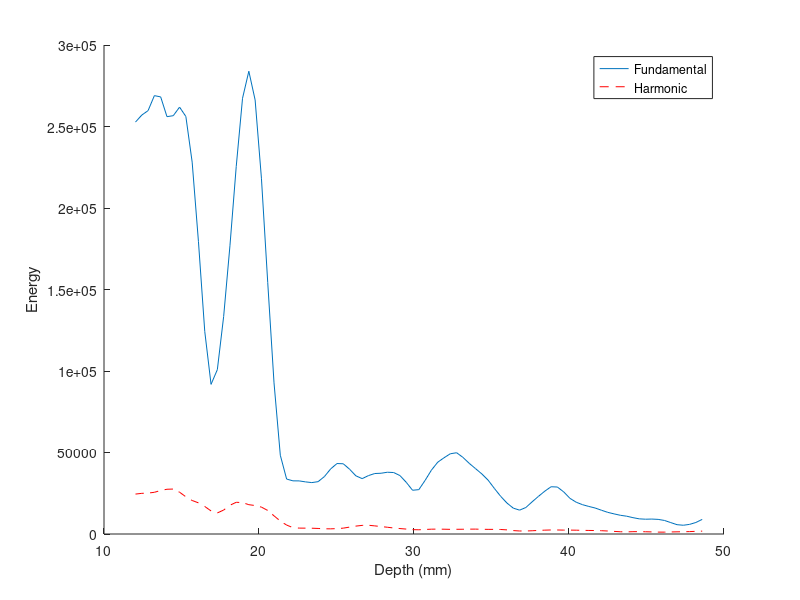
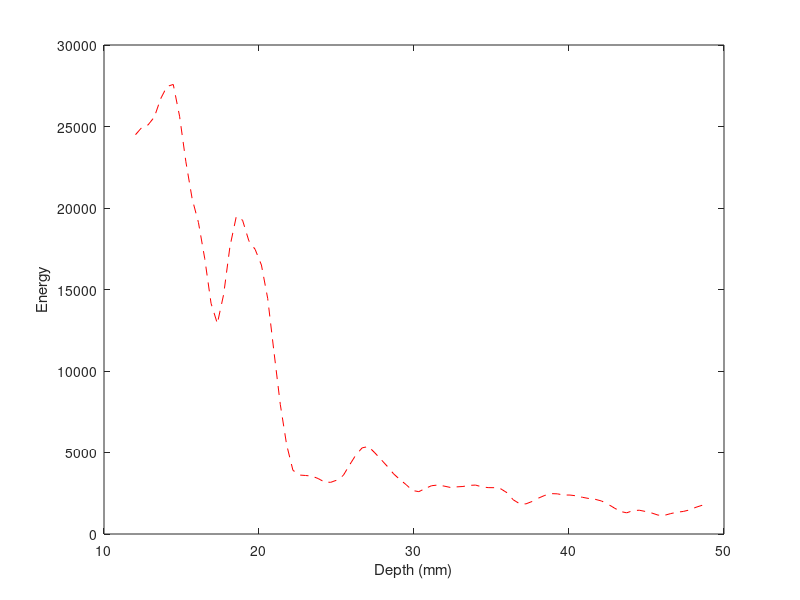
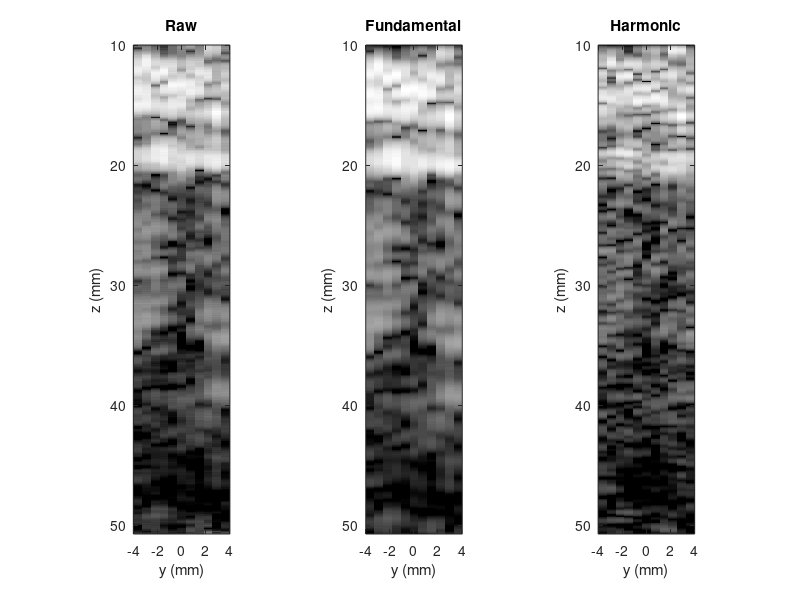
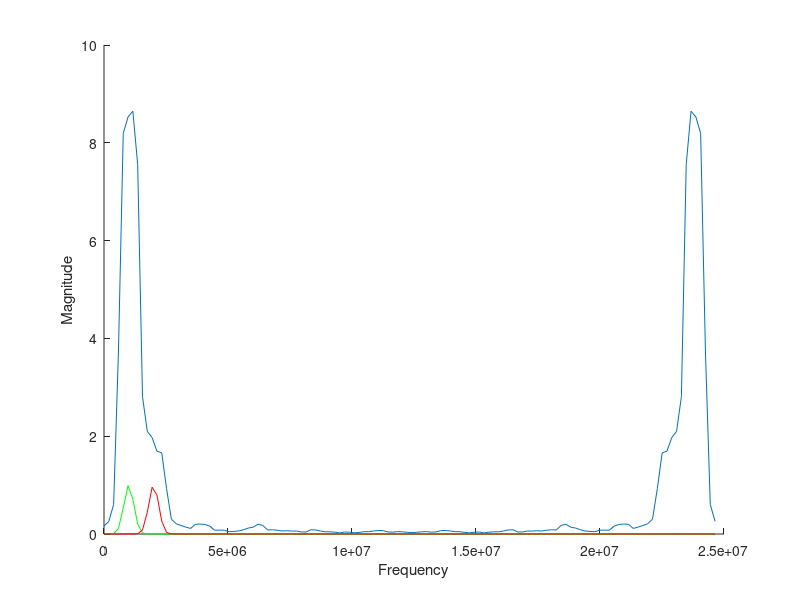

The MATLAB script that drew these images, in order:
clear all; close all; clc;

load harmonic_ppw20_ba7.mat
% load harmonicfoc_ppw17_ba8.mat
% load data_p3.mat
n = 1:size(rf,1);
N_fft = 128;

win = buffer(n,N_fft,round(9*N_fft/10));
[~, j] = find(win == 0);
j = unique(j);
win(:,j) = [];
z_i = win(round(size(win,1)/2),:);

t = 2*deps/c0;
T = unique(diff(t));
fs = 1/T(1);
% fs = 1/dT;
f = fs.*linspace(0,1,size(win,1));

fvar = 0.2e6;
filt_f0 = gaussmf(f,[fvar f0*1e6]);
filt_f1 = gaussmf(f,[fvar f0*2e6]);

figure
for i = 1:size(win,2)
    % hanning window for each frequency window
    scale_win = repmat(hann(size(win,1)),[1 size(rf,2)]);
%     scale_win = repmat(ones(size(win,1),1),[1 size(rf,2)]);
    winfft = abs(fft(scale_win.*rf(win(:,i),:),[],1)/N_fft);
    norm_winfft = zeros(size(winfft));
    for line = 1:size(winfft,2)
        tmp = winfft(:,line);
        % normalize window at each depth so that energy is not dependent on
        % attenuation of amplitude of echoes
        norm_winfft(:,line) = tmp./max(tmp(:));
        norm_winfftf0(:,line) = 2.*(filt_f0'.*tmp);
        norm_winfftf1(:,line) = 2.*(filt_f1'.*tmp);
    end
    tot_winfftf0 = sum(norm_winfftf0,2);
    tot_winfftf1 = sum(norm_winfftf1,2);
    tot_winfft = sum(norm_winfft,2);
    
%     f0_E(i) = sum(filt_f0'.*tot_winfft);
%     f1_E(i) = sum(filt_f1'.*tot_winfft);
    f0_E(i) = sum(tot_winfftf0);
    f1_E(i) = sum(tot_winfftf1);
    
    clf
    hold on
    plot(f,tot_winfft);
    plot(f,filt_f0,'g');
    plot(f,filt_f1,'r');
    hold off
    xlabel('Frequency')
    ylabel('Magnitude')
    drawnow; 
%     pause(0.5)
end

figure
hold on
plot(1000.*deps(z_i),f0_E, '-');
plot(1000.*deps(z_i),f1_E,'r--');
hold off
xlabel('Depth (mm)')
ylabel('Energy')
legend('Fundamental','Harmonic')
print -djpeg ./fig3a_WillieLong.jpg

figure
plot(1000.*deps(z_i),f1_E,'r--');
xlabel('Depth (mm)')
ylabel('Energy')
print -djpeg ./fig3a_harmonic_WillieLong.jpg

foc=round(nZ/1.3)*dZ

BW = 1;
order = 2;
[f0b f0a] = butter(order,[f0-BW/2 f0+BW/2]/(fs/2e6),'bandpass');
[f1b f1a] = butter(order,[2*f0-BW/2 2*f0+BW/2]/(fs/2e6),'bandpass');
f = fs.*linspace(0,1,size(rf,1));
for j = 1:size(rf,2)
    f0_rf(:,j) = filter(f0b,f0a,rf(:,j));
    f1_rf(:,j) = filter(f1b,f1a,rf(:,j));
end

f0_env = abs(hilbert(f0_rf));
f1_env = abs(hilbert(f1_rf));
env = abs(hilbert(rf));

figure
subplot(131)
imagesc(1e3*bws,1e3*deps,20*log10(env/max(env(:))),[-40 0]); 
colormap gray; axis image
xlabel('y (mm)'), ylabel('z (mm)'); title('Raw')
subplot(132)
imagesc(1e3*bws,1e3*deps,20*log10(f0_env/max(f0_env(:))),[-40 0]); 
colormap gray; axis image
xlabel('y (mm)'), ylabel('z (mm)'); title('Fundamental')
subplot(133)
imagesc(1e3*bws,1e3*deps,20*log10(f1_env/max(f1_env(:))),[-40 0]); 
colormap gray; axis image
xlabel('y (mm)'), ylabel('z (mm)'); title('Harmonic')

print -djpeg ./fig3b_WillieLong.jpg

les_i = 1100:1240;
les_j = 4:7;

bg_i = 800:940;
bg_j = 4:6;

tmp = env(les_i,les_j);
u_les = mean(tmp(:));
s_les = var(tmp(:));

tmp = env(bg_i,bg_j);
u_bg = mean(tmp(:));
s_bg = var(tmp(:));

CNR = abs(u_bg-u_les)/sqrt(s_les+s_bg)

tmp = f0_env(les_i,les_j);
f0u_les = mean(tmp(:));
f0s_les = var(tmp(:));

tmp = f0_env(bg_i,bg_j);
f0u_bg = mean(tmp(:));
f0s_bg = var(tmp(:));

f0CNR = abs(f0u_bg-f0u_les)/sqrt(f0s_les+f0s_bg)

tmp = f1_env(les_i,les_j);
f1u_les = mean(tmp(:));
f1s_les = var(tmp(:));

tmp = f1_env(bg_i,bg_j);
f1u_bg = mean(tmp(:));
f1s_bg = var(tmp(:));

f1CNR = abs(f1u_bg-f1u_les)/sqrt(f1s_les+f1s_bg)
